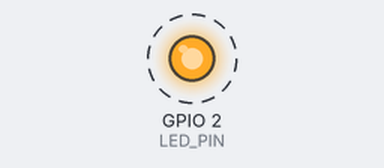
Bench run of a sketch on a simulated ESP32. Shown: output pins drawn as LEDs (lit = HIGH). Dashed ring = blinking. What the sketch prints to the serial monitor is not drawn.

Above: at 0.7 s.
Timing chart, 0 to 3.5 s (numbered marks = the images above):
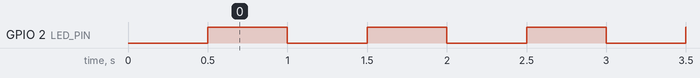

The sketch:

blink_and_log.ino
```cpp
const int LED_PIN = 2;
const unsigned long BLINK_PERIOD_MS = 500;
const unsigned long LOG_PERIOD_MS = 1000;

unsigned long last_blink_ms = 0;
unsigned long last_log_ms = 0;
bool led_state = false;


void setup() {
  // put your setup code here, to run once:
  Serial.begin(115200);
  pinMode(LED_PIN, OUTPUT);
  delay(500);
  Serial.println("=== RakshaBand boot ===");
  Serial.printf("Build: %s %s\n", __DATE__, __TIME__);
}

void loop() {
  // put your main code here, to run repeatedly:
  unsigned long now = millis();

  if (now - last_blink_ms >= BLINK_PERIOD_MS) {
    last_blink_ms = now;
    led_state = !led_state;
    digitalWrite(LED_PIN, led_state ? HIGH : LOW);
  }

  if (now - last_log_ms >= LOG_PERIOD_MS) {
    last_log_ms = now;
    Serial.printf("uptime=%lu ms, free_heap=%u bytes\n",
                  now, ESP.getFreeHeap());
  }
}
```

Measured:
- by itself, GPIO 2 (LED_PIN): alternates HIGH for 0.50 s and LOW for 0.50 s
